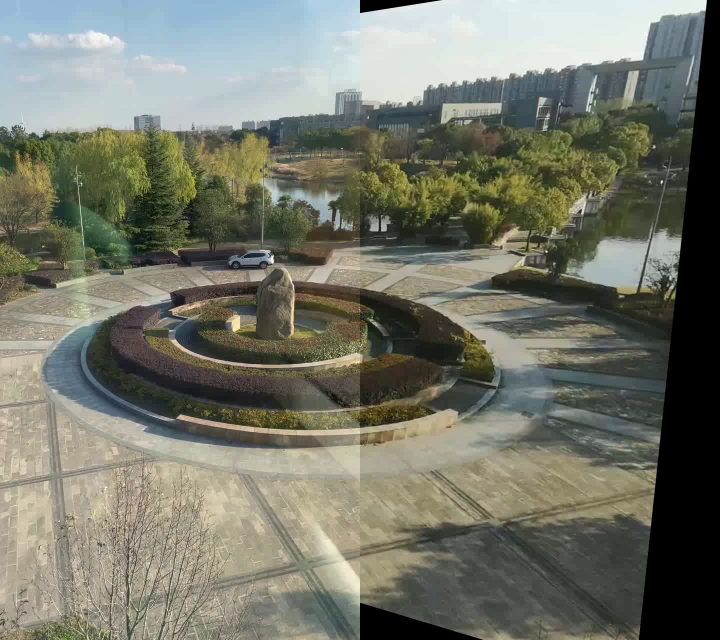
#> input picture frame 0 of 全景拼接/results/1.avi, 1440 x 1280 px, given in place of the camera (shown at 1/2 size)
$ jupyter execute --allow-errors Untitled.ipynb   (text cells are left out)
#> lines starting #> are read from the running program, lines starting #| are printed output that depends on the picture
### 全景拼接/Stitcher.py
import numpy as np
import cv2

class Stitcher: #Stitcher类
    #show函数
    # [112 lines left out: functions cv_show, put_stitch, offlinestitch_right, offlinestitch_left, stitch_all, stitch_all_add and 2 more, not called in this run]

    #拼接函数
    def stitchleft(self, images, ratio=0.75, reprojThresh=4.0, showMatches=False):
        #获取输入图片
        (imageB, imageA) = images
        imageB_1 = np.copy(imageB)
        # print("imageB_1.shape:",imageB_1.shape)
        imageA = cv2.copyMakeBorder(imageA, int(0.5*imageA.shape[0]), int(0.5*imageA.shape[0]), int(1.5*imageA.shape[1]), 0, cv2.BORDER_CONSTANT, 0)
        imageB = cv2.copyMakeBorder(imageB, int(0.5*imageB.shape[0]), int(0.5*imageB.shape[0]), int(1.5*imageB.shape[1]), 0, cv2.BORDER_CONSTANT, 0)
        #检测A、B图片的SIFT关键特征点，并计算特征描述子
        (kpsA, featuresA) = self.detectAndDescribe(imageA)
        (kpsB, featuresB) = self.detectAndDescribe(imageB)

        # 匹配两张图片的所有特征点，返回匹配结果
        M = self.matchKeypoints(kpsB, kpsA, featuresB, featuresA, ratio, reprojThresh)

        # 如果返回结果为空，没有匹配成功的特征点，退出算法
        if M is None:
            return None

        # 否则，提取匹配结果
        # H是3x3视角变换矩阵
        (matches, H, status) = M
        # 将图片A进行视角变换，result是变换后图片
        # result = cv2.warpPerspective(imageA, H, (1920,1680))

        result = cv2.warpPerspective(imageA, H, (imageA.shape[1], imageA.shape[0]),flags=cv2.WARP_INVERSE_MAP)
        # [10 lines of commented-out code are left out]
        if showMatches:
            # 生成匹配图片
            # vis = self.drawMatches(imageA, imageB, kpsA, kpsB, matches, status)
            # 返回结果
            return (result)

        # 返回匹配结果
        return result,H

    #SIFT算法（返回特征点集，及对应的特征向量集）
    def detectAndDescribe(self, image):
        # 将彩色图片转换成灰度图
        gray = cv2.cvtColor(image, cv2.COLOR_BGR2GRAY)

        # 建立SIFT生成器
        descriptor = cv2.xfeatures2d.SIFT_create()
        # 检测SIFT特征点，并计算描述子
        (kps, features) = descriptor.detectAndCompute(image, None)

        # 将结果转换成NumPy数组
        kps = np.float32([kp.pt for kp in kps])

        # 返回特征点集，及对应的描述特征
        return (kps, features)

    #Brute-Force蛮力匹配算法
    def matchKeypoints(self, kpsA, kpsB, featuresA, featuresB, ratio, reprojThresh):
        # 建立暴力匹配器
        matcher = cv2.BFMatcher()

        # 使用KNN检测来自A、B图的SIFT特征匹配对，K=2
        rawMatches = matcher.knnMatch(featuresA, featuresB, 2)

        matches = []
        for m in rawMatches:
            # 当最近距离跟次近距离t的比值小于raio值时，保留此匹配对
            if len(m) == 2 and m[0].distance < m[1].distance * ratio:
            # 存储两个点在featuresA, featuresB中的索引值
                matches.append((m[0].trainIdx, m[0].queryIdx))

        # 当筛选后的匹配对大于4时，计算视角变换矩阵
        if len(matches) > 4:
            # 获取匹配对的点坐标
            ptsA = np.float32([kpsA[i] for (_, i) in matches])
            ptsB = np.float32([kpsB[i] for (i, _) in matches])

            # 计算视角变换矩阵
            (H, status) = cv2.findHomography(ptsA, ptsB, cv2.RANSAC, reprojThresh)

            # 返回结果
            return (matches, H, status)

        # 如果匹配对小于4时，返回None
        return None

    # 基于仿射变换的单应性矩阵
    # [48 lines left out: functions matchKeypoints_1, drawMatches, not called in this run]

### 全景拼接/Untitled.ipynb
[cell 1]
import numpy as np
import cv2 as cv
import glob
import os
from Stitcher import Stitcher
import numpy as np

[cell 2]
objpoints = [] # 3d point in real world space
imgpoints = [] # 2d points in image plane.

# termination criteria
criteria = (cv.TERM_CRITERIA_EPS + cv.TERM_CRITERIA_MAX_ITER, 30, 0.001)
# prepare object points
objp = np.zeros((8*11,3), np.float32)
objp[:,:2] = np.mgrid[0:11,0:8].T.reshape(-1,2)

[cell 3]
toBeCalibratedImages_1 = glob.glob(r"D:/imageStitching/1206/camera1/*.jpg")
saveLocation_1 = r"D:/imageStitching/1206/camera1_calibrated/"
dstLocation_1 = r"D:/imageStitching/1206/camera1_undistorted/"

toBeCalibratedImages_2 = glob.glob(r"D:/imageStitching/1206/camera2/*.jpg")
saveLocation_2 = r"D:/imageStitching/1206/camera2_calibrated/"
dstLocation_2 = r"D:/imageStitching/1206/camera2_undistorted/"

#> (a cell that did not finish here is left out)

[cell 5]
def undistort (img , mtx , dist):
    h, w = img.shape[:2]
    newcameramtx, roi = cv.getOptimalNewCameraMatrix(mtx, dist, (w, h), 1, (w, h))
    # undistort
    dst = cv.undistort(img, mtx, dist, None, newcameramtx)
    # crop the image
    x, y, w, h = roi
    dst = dst[y:y + h, x:x + w]
    return dst

[cell 6]
# 读取视频
s1 = cv.VideoCapture(1)
s2 = cv.VideoCapture(2)
# s3 = cv2.VideoCapture(3)

[cell 7]
# 读视频第一帧
success1, frame1 = s1.read()
#> frame1 is the input picture: shape (1280, 1440, 3); mean B, G, R 106.3, 119.1, 117
success2, frame2 = s2.read()

[cell 8]
success1
#> Out = True

[cell 9]
success2
#> Out = True

[cell 10]
print(frame1)
#> (printed output is left out)

[cell 11]
print(frame1.shape)
#| (1280, 1440, 3)
print(frame1.size)
#| 5529600
print(frame1.dtype)
#| uint8

print(frame2.shape)
#| (1280, 1440, 3)
print(frame2.size)
#| 5529600
print(frame2.dtype)
#| uint8

[cell 12]
frame1 = frame1[0:480,80:560]
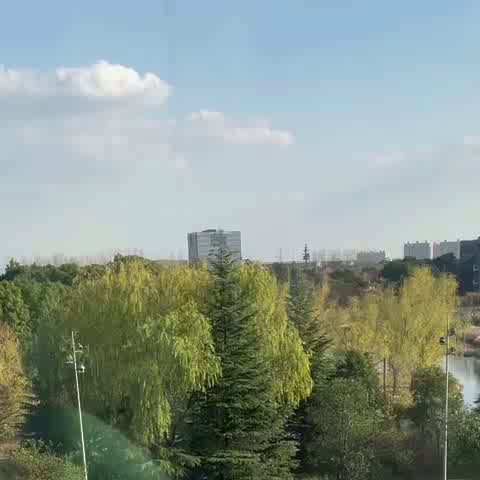
#> frame1: shape (480, 480, 3); mean B, G, R 142.2, 152.1, 138.6
frame2 = frame2[0:480,80:560]
stitcher = Stitcher()
#> (the rest of this cell did not finish here and is left out)

#> in stitchleft, `imageA = cv2.copyMakeBorder(imageA, int(0.5*imageA.shape[0]), int(0.5*..`:
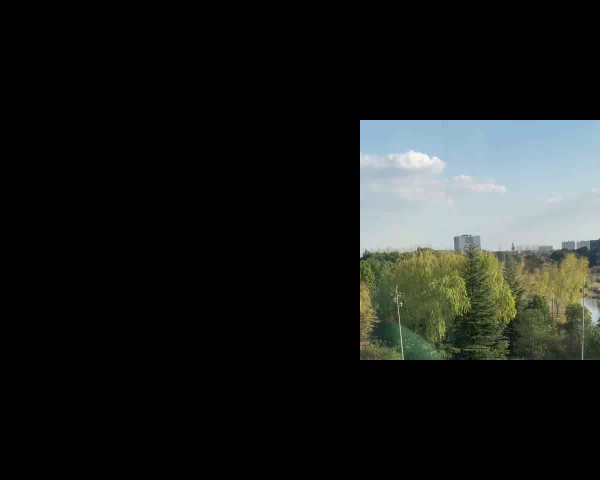
#> imageA: shape (960, 1200, 3) (shown at 1/2 size); mean B, G, R 28.4, 30.4, 27.7
#> in detectAndDescribe, `gray = cv2.cvtColor(image, cv2.COLOR_BGR2GRAY)`:
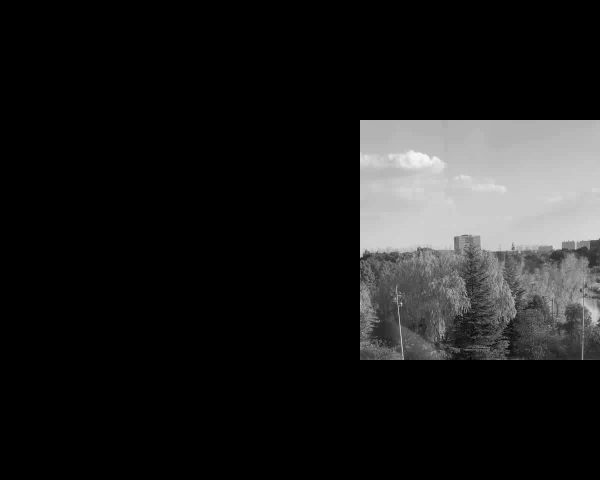
#> gray: shape (960, 1200) (shown at 1/2 size); min 0, max 251, mean 29.4
#> in detectAndDescribe, `(kps, features) = descriptor.detectAndCompute(image, None)`: kps = 1194 keypoints; strongest (x, y, size): (803, 607, 2.2), (806, 718, 2.2), (722, 512, 4.2), (734, 254, 22.2)
#> in detectAndDescribe, `kps = np.float32([kp.pt for kp in kps])`: kps = 1194 pairs, first value 718.6 to 1196.3, second value 253.7 to 721.8
#> in stitchleft, `(kpsA, featuresA) = self.detectAndDescribe(imageA)`: kpsA has the same summary as kps in detectAndDescribe
#> in detectAndDescribe (call 2), `(kps, features) = descriptor.detectAndCompute(image, None)`: kps = 1194 keypoints; strongest (x, y, size): (803, 607, 2.2), (806, 718, 2.2), (722, 512, 4.2), (734, 254, 22.2)
#> in stitchleft, `(kpsB, featuresB) = self.detectAndDescribe(imageB)`: kpsB = 1194 pairs, first value 718.6 to 1196.3, second value 253.7 to 721.8
#> in matchKeypoints, `rawMatches = matcher.knnMatch(featuresA, featuresB, 2)`: rawMatches = 1194 matches
#> after the loop in matchKeypoints, `for m in rawMatches:`: matches = 1194 pairs, first value 0 to 1193, second value 0 to 1193
#> in matchKeypoints, `ptsA = np.float32([kpsA[i] for (_, i) in matches])`: ptsA has the same summary as kpsB in stitchleft
#> in matchKeypoints, `ptsB = np.float32([kpsB[i] for (i, _) in matches])`: ptsB has the same summary as kpsB in stitchleft
#> in matchKeypoints, `(H, status) = cv2.findHomography(ptsA, ptsB, cv2.RANSAC, reprojThresh)`: H = [[1, -5.39e-15, -6.88e-12], [5.72e-15, 1, -4.61e-12], [9.8e-18, -5.45e-18, 1]]; status = 1194 values from 1 to 1
resultInfo = result.shape
size = (resultInfo[1],resultInfo[0])

# 获取帧率
fps1 = s1.get(cv.CAP_PROP_FPS)
fps2 = s2.get(cv.CAP_PROP_FPS)

# VideoWriter实例化
fourcc = cv.VideoWriter_fourcc('X','V','I','D')
writer = cv.VideoWriter('1.avi', fourcc , 5 , size )
result.dtype = np.uint8
writer.write(result)
i=0;j=0;

#摄像头标定
(ret1_1, mtx_1, dist_1, rvecs_1, tvecs_1)=calibration(toBeCalibratedImages_1,saveLocation_1,dstLocation_1)
(ret1_2, mtx_2, dist_2, rvecs_2, tvecs_2)=calibration(toBeCalibratedImages_2,saveLocation_2,dstLocation_2)

while success1:
    i=i+1
    success1, frame1 = s1.read()
    if frame1 is None:
        print("frame1 is none, break")
        break
    frame1=frame1[0:480,80:560]
    frame1=undistort(frame1,mtx_1, dist_1)
    print ("processing: ",i,",success1:",success1,"frame1",frame1[320,180,:])

    while success2:
        j=j+1
        success2, frame2 = s2.read()
        if frame2 is None:
            print("frame2 is none, break")
            break
        frame2=frame2[0:480,80:560]
        frame2=undistort(frame2,mtx_2, dist_2)
        print("processing: ", j, ",success2:", success2, "frame2", frame2[320, 180, :])

        (result, vis) = stitcher.stitchleft([frame1, frame2], showMatches=True)

        print("result:",result[320,180,:])
        result.dtype = np.uint8
        writer.write(result)

        cv.imshow("result", result);
        # if (cv.waitKey(3) & 0xff) == ord('q'):
        if (cv.waitKey(1) & 0xff) == 27:
            break
        break
    if (cv.waitKey(1) & 0xff) == 27:
        break

# 释放VideoCapture资源
s2.release()
s1.release()
# 释放VideoWriter资源
writer.release()
print("successfully released!")
cv.destroyAllWindows()
